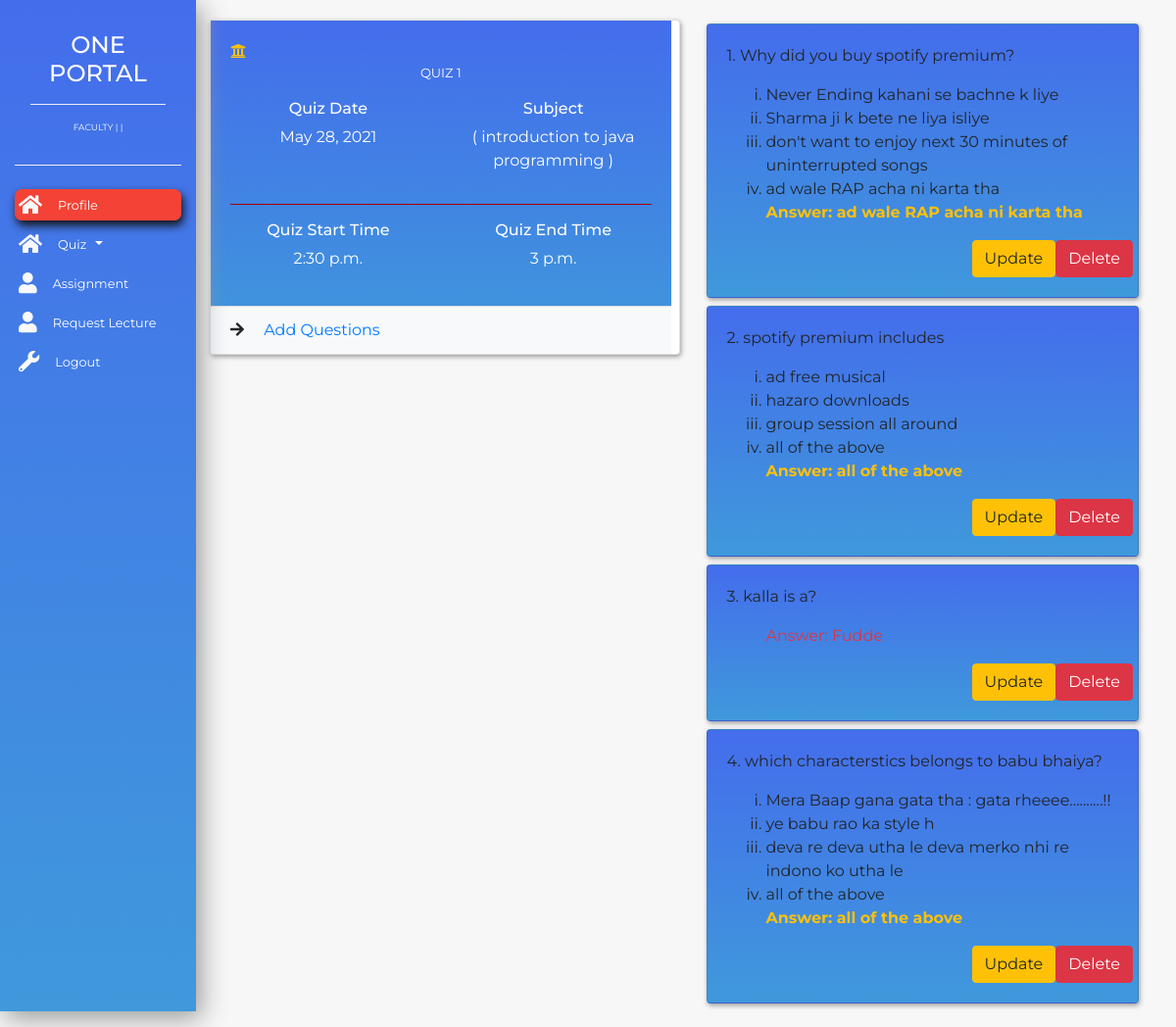
The app's page /academic/ASSTPROF/lecture/previousQuiz/3/ViewDetails with its own data.
### academics/models.py (models this page shows, shortened)
class quizInfo(models.Model):
    id = models.AutoField(primary_key=True)
    name = models.CharField(max_length=500)
    quizDate = models.DateField()
    quizStartTime = models.TimeField()
    quizEndTime = models.TimeField()
    subject = models.ForeignKey('subjects',on_delete=models.CASCADE)

class subjects(models.Model):
    id = models.AutoField(primary_key=True)
    subjectCode = models.CharField(max_length=10)
    subjectName = models.CharField(max_length=50)
    LessonPlan = models.FileField(upload_to='media')
    Semester = models.IntegerField()
    TaughtBy = models.ForeignKey('faculty' , on_delete=models.CASCADE,blank=True)
    Credit = models.CharField(max_length=10)
    Department = models.ForeignKey('Department', on_delete=models.CASCADE)

class quizQuestions(models.Model):
    id = models.AutoField(primary_key=True)
    quiz = models.ForeignKey('quizInfo',on_delete=models.CASCADE)
    question = models.TextField()
    questionType = models.CharField(max_length=40)
    option1 = models.CharField(max_length=1000)
    option2 = models.CharField(max_length=1000)
    option3 = models.CharField(max_length=1000)
    option4 = models.CharField(max_length=1000)
    correctOption = models.CharField(max_length=1000)

### academics/views.py (the view)
# urls.py: path('ASSTPROF/lecture/previousQuiz/<str:id>/ViewDetails',views.previousQuizDetails),
def previousQuizDetails(request,id):
    quiz = quizInfo.objects.get(id=id)
    quizQuestionsData = quizQuestions.objects.filter(quiz=quiz)
    context={
        'previousQuizDetailsView':True,
        'quizInfo':quiz,
        'quizQuestionData':quizQuestionsData
    }
    return render(request,'faculty/quiz.html',context)

### templates/faculty/quiz.html (shortened to what this page needs)
{% load static %}
<!doctype html>
<html lang="en">
<head>
    <link rel="stylesheet" href="https://stackpath.bootstrapcdn.com/bootstrap/4.1.1/css/bootstrap.min.css">
    <link rel="stylesheet" href="{% static 'css/style_dash.css' %}">
</head>
<body>
    <nav class="navbar navbar-expand-lg navbar-light">
        <div class="collapse navbar-collapse" id="navbarSupportedContent">
            <div class="container-fluid">
                <div class="row">
                    <div class="col-xl-2 col-lg-3 col-md-4 sidebar
                            fixed-top">
                        <div class="bottom-border p-3 mt-3">
                            <div class="one-portal bottom-border">
                                <h4 class="text-white text-uppercase
                                        text-center mb-3">One Portal</h4>
                            </div>
                            <div class="info my-3 text-center">
                                <p class="text-center text-white
                                        custom-small">FACULTY | {{data.FacultyID.EmployeeID}} | {{data.Department}} </p>
                            </div>
                        </div>
                        <ul class="navbar-nav flex-column mt-4">
                            <li class="nav-item"><a href="/" class="nav-link
                                        text-white p-1 mb-2 current"><i
                                            class="fas fa-home text-light fa-lg
                                            mr-3"></i><small>Profile</small></a></li>
                            <li class="nav-item dropdown">
                                <a class="nav-link dropdown-toggle
                                        text-white p-1 mb-2" href="#" id="navbarDropdown" role="button" data-toggle="dropdown" aria-haspopup="true" aria-expanded="false">
                                    <i class="fas fa-home text-light fa-lg
                                            mr-3"></i><small>Quiz</small>
                                </a>
                            </li>
                            <li class="nav-item"><a href="assignments" class="nav-link text-white p-1 mb-2
                                        sidebar-link"><i class="fas fa-user
                                            text-light fa-lg mr-3"></i><small>Assignment</small></a></li>
                            <li class="nav-item"><a href="lectureRequest" class="nav-link text-white p-1 mb-2
                                        sidebar-link"><i class="fas fa-user
                                            text-light fa-lg mr-3"></i><small>Request
                                            Lecture</small></a></li>
                            <li class="nav-item"><a href="/accounts/logout" class="nav-link text-white p-1 mb-2
                                        sidebar-link"><i class="fas fa-wrench
                                            text-light fa-lg mr-3"></i><small>Logout</small><a></li>
                                    </ul>
                                </div>
                            </div>
                        </div>
                    </div>
                </nav>
         {% if previousQuizDetailsView %}
        <section>
            <div class="container-fluid">
                <div class="col-xl-10 col-sm-6 ml-auto">
                    <div class="row">
                        <div class="col-xl-6 col-sm-6 p-1">
                            <div class="card card-common">
                                <div class="theme-background mr-2">
                                    <div class="card-body">
                                        <div class="justify-content-between">
                                            <i class="fas fa-university
                                                        fa-1x text-warning"></i>
                                            <p style="font-size: small;" class="text-center
                                                        text-white
                                                        text-uppercase">
                                                {{quizInfo.name}}
                                            </p>
                                            <div class="row
                                                        text-center">
                                                <div class="col-xl-6
                                                            text-white">
                                                    <h6>Quiz Date</h6>
                                                    <p class="text-white">{{quizInfo.quizDate}}</p>
                                                </div>
                                                <div class="col-xl-6
                                                            text-white">
                                                    <h6>Subject</h6>
                                                    <p>{{quizinfo.subject}} ( {{quizInfo.subject.subjectName}} )
                                                    </p>
                                                </div>
                                            </div>
                                            <hr color="background:white">
                                            <div class="row text-white
                                                        text-center">
                                                <div class="col-xl-6">
                                                    <h6>Quiz Start Time</h6>
                                                    <p>{{quizInfo.quizStartTime}}</p>
                                                </div>
                                                <div class="col-xl-6">
                                                    <h6>Quiz End Time</h6>
                                                    <p>{{quizInfo.quizEndTime}}</p>
                                                </div>
                                            </div>
                                        </div>
                                    </div>
                                    <div class="card-footer bg-light">
                                        <i class="fas fa-arrow-right mr-3"></i>
                                        <a href="#" data-toggle="modal" data-target="#addQuestions{{quizInfo.id}}">Add Questions</a>
                                    </div>
                                </div>
                            </div>
                        </div>
                        <div class="col-xl-6" style="overflow: scroll;
                        height:100vh;">
                            <div class="row">
                                <div class="container">
                                    {% for i in quizQuestionData %}
                                    <div class="card card-common m-2
                                    theme-background">
                                        <div class="card-body">
                                            <p>{{forloop.counter}}. {{i.question}}
                                            </p>
                                            <ol type="i">
                                                {% if i.option1 %}
                                                <li>{{i.option1}}</li>
                                                <li>{{i.option2}}</li>
                                                <li>{{i.option3}}</li>
                                                <li>{{i.option4}}</li>
                                                <p class="text-warning font-weight-bold">Answer: {{i.correctOption}}</p>
                                                {% else %}
                                                <p class="text-danger">Answer: {{i.correctOption}}</p>
                                                {% endif %}
                                            </ol>
                                            <div class="row justify-content-end">
                                                <button type="button" class="btn btn-warning" data-toggle="modal" data-target="#updateModal{{i.id}}">
                                                    Update
                                                </button>
                                                <a href="{{i.id}}/delete "><button type="button " class="btn btn-danger ">Delete</button></a>
                                            </div>
                                        </div>
                                    </div>
                                    {% endfor %}
                                </div>
                            </div>
                        </div>
                    </div>
                </div>
            </div>
        </section>
        {% endif %}
</body>
</html>

### static/css/style_dash.css (style rules this page uses)
body { font-family: 'Montserrat', sans-serif; background-color: rgb(247, 247, 247); }
.theme-background { background: linear-gradient(180deg, #446DEC, #3F99DB); }
.sidebar { height: 100vh; background: linear-gradient(180deg, #446DEC, #3F99DB); background-position: center; background-repeat: no-repeat; background-size: cover; box-shadow: 5px 7px 25px #999; }
.bottom-border { border-bottom: 1px groove #eee; }
.sidebar-link { transition: all .4s; }
.current { background-color: #f44336; border-radius: 7px; box-shadow: 2px 5px 10px #111; transition: all .3s; }
.card-common { box-shadow: 1px 2px 5px #999; transition: all .4s; }
.custom-small { font-size: xx-small; }

### records on screen
quizInfo: name "QUIZ 1", quizDate "May 28, 2021", subject.subjectName "introduction to java programming", quizStartTime "2:30 p.m.", quizEndTime "3 p.m."
quizQuestions: question "Why did you buy spotify premium?", option1 "Never Ending kahani se bachne k liye", option2 "Sharma ji k bete ne liya isliye", option3 "don't want to enjoy next 30 minutes of uninterrupted songs", option4 "ad wale RAP acha ni karta tha", correctOption "ad wale RAP acha ni karta tha"
quizQuestions: question "spotify premium includes", option1 "ad free musical", option2 "hazaro downloads", option3 "group session all around", option4 "all of the above", correctOption "all of the above"
quizQuestions: question "kalla is a?"
quizQuestions: question "which characterstics belongs to babu bhaiya?", option1 "Mera Baap gana gata tha : gata rheeee..........!!", option2 "ye babu rao ka style h", option3 "deva re deva utha le deva merko nhi re indono ko utha le", option4 "all of the above", correctOption "all of the above"
